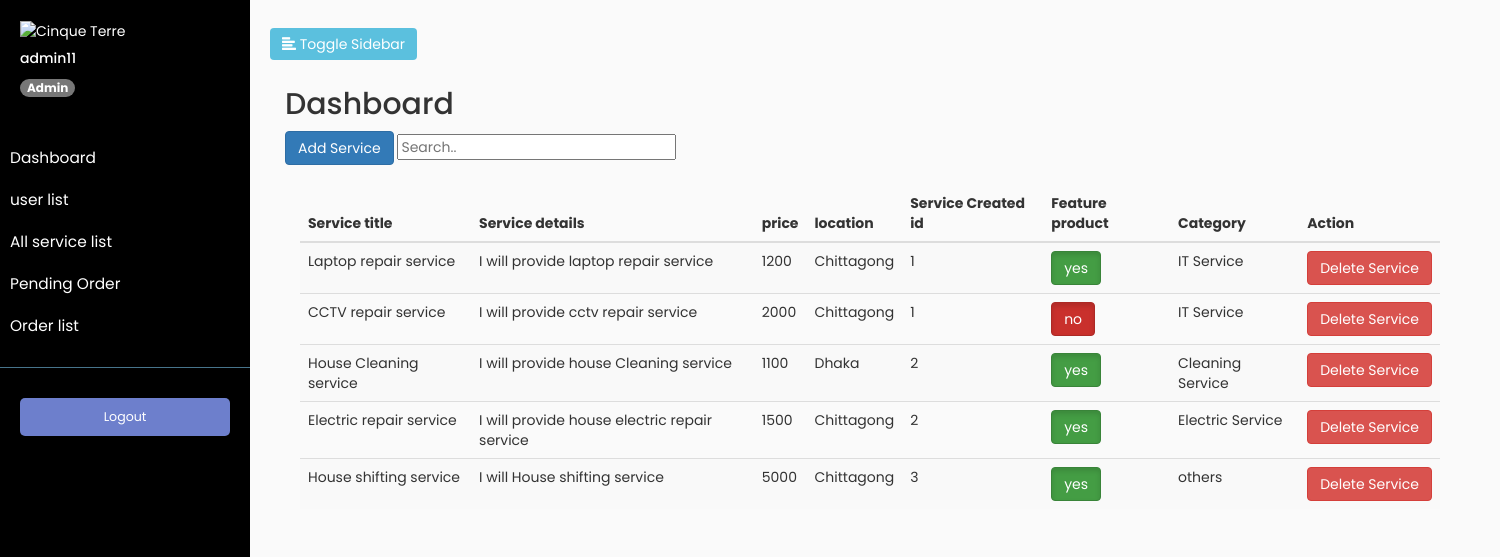
The app's page /customadmin/allservicelist (signed in) with its own data.
### account/models.py (models this page shows)
class User(AbstractUser):
    is_admin = models.BooleanField('Is admin', default=False)
    is_buyer= models.BooleanField('Is buyer', default=False)
    is_seller =models.BooleanField('Is seller', default=False)

### service/models.py (models this page shows)
class Sheba(models.Model):
    user = models.ForeignKey(User,on_delete=models.CASCADE)
    servicecategory =(
        ('IT Service','IT Service'),
        ('Cleaning Service','Cleaning Service'),
        ('Electric Service','Electric Service'),
        ('others','others'),
    )
    servicelocation=(
        ('Dhaka','Dhaka'),
        ('Chittagong','Chattagram')
    )
    servicetitle = models.CharField(max_length=100)
    servicedetails = models.CharField(max_length=100)
    servicecategory = models.CharField(max_length=100,choices=servicecategory,default='service1')
    serviceprice = models.IntegerField(max_length=100)
    servicelocation = models.CharField(max_length=10,choices=servicelocation,default='Dhaka')
    featureservice = models.BooleanField(default=False)

### customAdminPanel/views.py (the view)
# urls.py: path('allservicelist',views.servicelist,name="allservicelist"),
def servicelist(request):
    context={}
    form = ServiceForm (request.POST or None)
    if form.is_valid():
        form.save()
    context['form']= form
    context['allservicelist']=Sheba.objects.all()
    return render(request,'adminpanel/allservicelist.html',context)

### customAdminPanel/forms.py
class ServiceForm(forms.ModelForm):
   class Meta:
        model = Sheba
        fields = '__all__'

### templates/adminpanel/allservicelist.html (shortened to what this page needs)
{% extends "adminpanel/baseAdminDashboard.html" %}
{% block content %}
{% load crispy_forms_tags %}
<button type="button" class="btn btn-primary" data-toggle="modal" data-target="#exampleModal">
    Add Service
  </button>
  <input id="myInput" type="text" placeholder="Search..">
  <br><br>
          <div class="container">
            <table class="table table-striped">
              <thead>
                <tr>
                  <th scope="col">Service title</th>
                  <th scope="col">Service details</th>
                  <th scope="col">price</th>
                  <th scope="col">location</th>
                  <th scope="col">Service Created id</th>
                  <th scope="col">Feature product</th>
                  <th scope="col">Category</th>
                  <th scope="col">Action</th>
                </tr>
              </thead>
              <tbody id="myTable">
                {% for data in  allservicelist %}
                <tr>
                  <td>{{data.servicetitle}}</td>
                  <td>{{data.servicedetails}}</td>
                  <td>{{data.serviceprice}}</td>
                  <td>{{data.servicelocation}}</td>
                  <td>{{data.user_id}}</td>
                  <td>
                    {% if data.featureservice == 0 %}
                    <a href="allservicelist/featuretrue?id={{data.id}}" class="btn btn-danger active">no</a>
                  </td>
                    {% else %}
                    <a href="allservicelist/featurefalse?id={{data.id}}" class="btn btn-success active">yes</a>
                    {% endif %}
                  <td>{{data.servicecategory}}</td>
                    <td><a href="allservicelist/delete?id={{data.id}}" class="btn btn-danger">Delete Service</a></td>
                </tr>
                {% endfor %}
              </tbody>
            </table>
            {% endblock %}

### templates/adminpanel/baseAdminDashboard.html (shortened to what this page needs)
<!doctype html>
<html lang="en">
  <head>
    <link rel="stylesheet" href="https://maxcdn.bootstrapcdn.com/bootstrap/3.4.0/css/bootstrap.min.css">
  </head>
  <body>
    {% if user.is_authenticated and user.is_superuser %}
    <div class="wrapper">
      <nav id="sidebar">
        <div class="sidebar-header">
          <img src="https://t3.ftcdn.net/jpg/03/46/83/96/360_F_346839683_6nAPzbhpSkIpb8pmAwufkC7c5eD7wYws.jpg" width="120px" height="120px" class="rounded" alt="Cinque Terre">
        <h5>{{user.username}}</h5>
        <a href="#" class="badge badge-success">Admin</a>
        </div>
        <ul class="list-unstyled components">
          <li>
            <a href="{% url 'dashboard' %}">Dashboard</a>
          </li>
          <li>
            <a href="{% url 'userlist' %}">user list</a>
          </li>
           <li>
            <a href="{% url 'allservicelist' %}">All service list</a>
          </li>
          <li>
            <a href="{% url 'allpendingorderlist' %}">Pending Order</a>
          </li>
          <li>
            <a href="{% url 'allorderlist' %}">Order list</a>
          </li>
        </ul>
        <ul class="list-unstyled CTAs mt-5">
          <li><a href="{% url 'adminlogout' %}" class="article">Logout</a></li>
        </ul>
      </nav>
      <div id="content">
              <button type="button" id="sidebarCollapse" class="btn btn-info navbar-btn">
                                    <i class="glyphicon glyphicon-align-left"></i>
                                    <span>Toggle Sidebar</span>
                                </button>
          <div class="container-fluid">
        <h2>Dashboard</h2>
        {% block content %}
        {% endblock %}
      {% else %}
        <script>
        window.location.href = "http://127.0.0.1:8000/customadmin/adminpanel";
        alert("Please Login First")
        </script>
      {% endif %}
  </body>
</html>

### templates/adminpanel/baseAdminDashboard.html (style rules this page uses)
body { font-family: 'Poppins', sans-serif; background: #fafafa; }
a, a:hover, a:focus { text-decoration: none; transition: all 0.3s; }
.navbar-btn { box-shadow: none; outline: none !important; border: none; }
.wrapper { display: flex; align-items: stretch; }
#sidebar { min-width: 250px; max-width: 250px; background: #000000; color: #fff; transition: all 0.3s; }
#sidebar a, #sidebar a:hover, #sidebar a:focus { color: inherit; }
#sidebar .sidebar-header { padding: 20px; background: #000000; }
#sidebar ul.components { padding: 20px 0; border-bottom: 1px solid #47748b; }
#sidebar ul li a { padding: 10px; font-size: 1.1em; display: block; }
ul.CTAs { padding: 20px; }
ul.CTAs a { text-align: center; font-size: 0.9em !important; display: block; border-radius: 5px; margin-bottom: 5px; }
a.article, a.article:hover { background: #6d7fcc !important; color: #fff !important; }
#content { padding: 20px; min-height: 100vh; transition: all 0.3s; }

### records on screen
User: username "admin11"
Sheba: servicetitle "Laptop repair service", servicedetails "I will provide laptop repair service", serviceprice "1200", servicelocation "Chittagong", user_id "1", servicecategory "IT Service"
Sheba: servicetitle "CCTV repair service", servicedetails "I will provide cctv repair service", serviceprice "2000", servicelocation "Chittagong", user_id "1", servicecategory "IT Service"
Sheba: servicetitle "House Cleaning service", servicedetails "I will provide house Cleaning service", serviceprice "1100", servicelocation "Dhaka", user_id "2", servicecategory "Cleaning Service"
Sheba: servicetitle "Electric repair service", servicedetails "I will provide house electric repair service", serviceprice "1500", servicelocation "Chittagong", user_id "2", servicecategory "Electric Service"
Sheba: servicetitle "House shifting service", servicedetails "I will House shifting service", serviceprice "5000", servicelocation "Chittagong", user_id "3", servicecategory "others"
